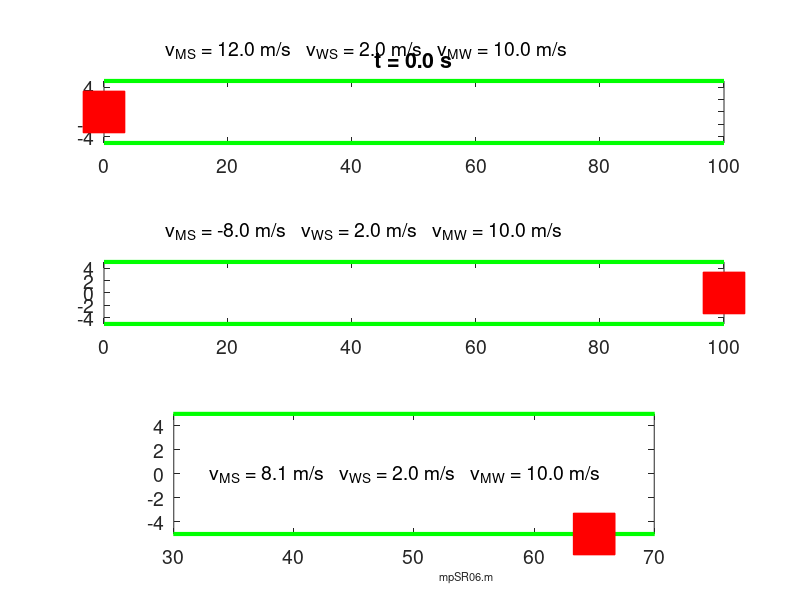

Source code (MATLAB): (Note: this script raises an error after producing the figure.)
% mpSR06.m
% 190622  Matlab R2018b

% SPECIAL RELATIVITY ANIMATIONS
% RELATIVE VELOCITIES
% Michelson-Morely Experiment
% Boat moving through water
% Observers Mary (M) on boat and Steve (S) on the bank of the river
% Frames of reference: Steve, Mary and Water

% DOING PHYSICS ONLINE 
%    https://d-arora.github.io/Doing-Physics-With-Matlab/
% Scripts
%     http://www.physics.usyd.edu.au/teach_res/mp/mscripts/

% VISUAL PHYSICS ONLINE
%    http://www.physics.usyd.edu.au/teach_res/hsp/sp/spHome.htm

% Documentation
%    http://www.physics.usyd.edu.au/teach_res/hsc/spP/mod7/m72B.htm

% Ian Cooper  ian.cooper@sydney.edu.au
% School of Physics, University of Sydney

close all
clear
clc

% ANIMATION and GIF file ==============================================
% Show and Save animation as a gif file (0 no)  (1 yes) for flagAG
    flagAG = 1;    
% file name for animated gif   
    ag_name = 'ag_SR.gif'; 
% Delay in seconds before displaying the next image  
    delay = 0.15;
    frame1 = 0;

% SETUP ===============================================================
% Steve: Fixed frame of reference (stationary)
% Mary:  Moving frame of reference (w.r.t Steve's frame)
% Water: Moving frame of referecne (w.r.t. Steve's frame)

% Number of time steps
  N = 101;
% Velocity Water w.r.t. Steve
  vWS = 2;
% Velocity Mary w.r.t. Water
  vMW = 10;
% Angle Mary w.r.t river bank [deg]
  theta = 160;
% Time 
  tMax = 10;
  t = linspace(0,tMax,N);
  dt = t(2) - t(1);
% Velocity Mary w.r.t. Steve
  vMS1 = vMW + vWS;                % Mary moving downstream
  vMS2 = -(vMW - vWS);             % Mary moving upstream
  vMSx = vMW * cosd(theta) + vWS;  % Mary across river
  vMSy = vMW * sind(theta);
  vMS3 = sqrt(vMSx^2 + vMSy^2);
  
% Position of Mary in boat 
  xM1 = 0    + vMS1 .*t;
  yM1 = zeros(N,1);
  xM2 = 100 + vMS2.*t;
  yM2 = zeros(N,1);
  
  xM3 = 65 + vMSx.*t;
  yM3 = -5 + vMSy.*t;
  indY = find(yM3 > 5,1);
  xM3(indY:N) = xM3(indY);
  yM3(yM3 > 5) = 5;
  
  
% GRAPHICS ============================================================
% Position of Steve / Mary / light pulses
 figure(1)
   pos = [0.35 0.2 0.4 0.7];
   set(gcf,'Units','normalized')
   set(gcf,'Position',pos)
   set(gcf,'color','w')
      
   for cc = 1 : N
   
   subplot(3,1,1)
     hold off
     plot([0 100],[5 5],'g','linewidth',3)  
     hold on
     
     plot([0 100],[-5 -5],'g','linewidth',3)  
     xP = xM1(cc); yP = yM1(cc);
     Hplot = plot(xP,yP,'sr');
     set(Hplot,'markerfacecolor','r','markersize',30)
     
     xlim([0 100])
     ylim([-5 5])
     
     txt = ['t = ' num2str(t(cc),'%2.1f') ' s' ];
     Htext = title(txt);
     set(Htext,'fontsize',14)
     
     txt = ['v_{MS} = ' num2str(vMS1,'%2.1f') ' m/s   v_{WS} = ' ...
         num2str(vWS,'%2.1f') ' m/s   v_{MW} = ' num2str(vMW,'%2.1f') ' m/s' ];
     Htext = text(10,10,txt);
     set(Htext,'fontsize',14)
     
     set(gca,'fontsize',14)
     axis equal
     
  subplot(3,1,2)
     hold off
     plot([0 100],[5 5],'g','linewidth',3)  
     hold on
     plot([0 100],[-5 -5],'g','linewidth',3)
     
     xP = xM2(cc); yP = yM2(cc);
     Hplot = plot(xP,yP,'sr');
     set(Hplot,'markerfacecolor','r','markersize',30)
     
     xlim([0 100])
     ylim([-5 5]) 
     
     txt = ['v_{MS} = ' num2str(vMS2,'%2.1f') ' m/s   v_{WS} = ' num2str(vWS,'%2.1f') ' m/s   v_{MW} = ' num2str(vMW,'%2.1f') ' m/s' ];
     Htext = text(10,10,txt);
     set(Htext,'fontsize',14)
     
     set(gca,'fontsize',14)
     axis equal
     
  subplot(3,1,3)
     hold off
     plot([0 100],[5 5],'g','linewidth',3)  
     hold on
     plot([0 100],[-5 -5],'g','linewidth',3)
     
     xP = xM3(cc); yP = yM3(cc);
     Hplot = plot(xP,yP,'sr');
     set(Hplot,'markerfacecolor','r','markersize',30)
     
     xlim([30 70])
     ylim([-5 5])  
     
     txt = ['v_{MS} = ' num2str(vMS3,'%2.1f') ' m/s   v_{WS} = ' num2str(vWS,'%2.1f') ' m/s   v_{MW} = ' num2str(vMW,'%2.1f') ' m/s' ];
     Htext = text(33,0,txt);
     set(Htext,'fontsize',14)
     
     
     set(gca,'fontsize',14)
     xlabel('                                   mpSR06.m','fontsize',8)
     axis equal                      
     
     pause(0.01)
      
% Save animation      
       frame1 = frame1 + 1;
       frame = getframe(1);
       im = frame2im(frame);
       [imind,cm] = rgb2ind(im,256);
       % On the first loop, create the file. In subsequent loops, append.
       if frame1 == 1
          imwrite(imind,cm,ag_name,'gif','DelayTime',delay,'loopcount',inf);
       else
          imwrite(imind,cm,ag_name,'gif','DelayTime',delay,'writemode','append');
       end
      
      
      hold off
   end
   
